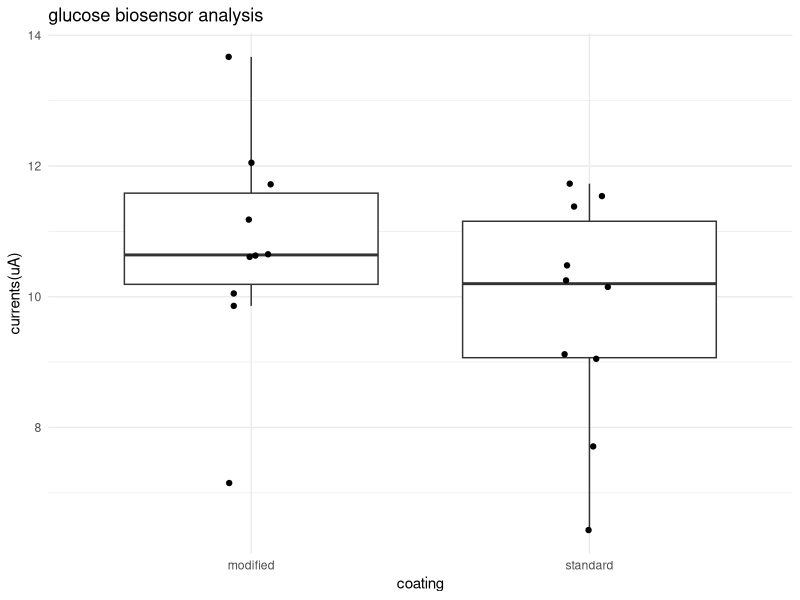

Source code (R):
## ---- chunk 1
electrodes <- read.csv("data/simulated_electrodes.csv")

## ---- chunk 2
dim(electrodes)
head(electrodes)
str(electrodes)
table(electrodes$coating)
anyNA(electrodes)

## ---- chunk 3
library(ggplot2)
ggplot(data = electrodes, aes(x=coating, y= current_uA)) +
  geom_boxplot(outlier.shape = NA) +
  geom_jitter(
    width = 0.08,
    height = 0
  ) +
  labs(title="glucose biosensor analysis", 
       x = "coating", 
       y = "currents(uA)"
       ) +
  theme_minimal()

  
  
